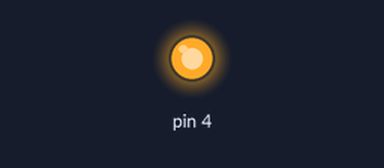
Bench run of a sketch on a simulated Arduino Uno, built with avr-gcc and run on an emulated ATmega328P. Shown: output pins drawn as LEDs (lit = HIGH).

Above: at 1.5 s.
At 4.87 s:
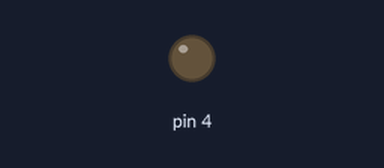
Timing chart, 0 to 5.2 s (numbered marks = the images above):
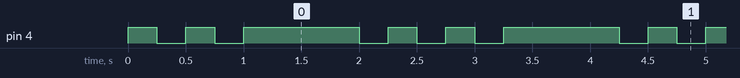

The sketch:

sketch_may10a.ino
```cpp
#include <morse.h>

Morse morse(4);

void setup() {
  // put your setup code here, to run once:

}

void loop() {
  // put your main code here, to run repeatedly:
morse.dot(); morse.dot(); morse.dash();
}
```

Measured:
- by itself, pin 4: repeats every 2.3 s: LOW 0.25 s, HIGH 0.25 s, LOW 0.25 s, HIGH 1.0 s, LOW 0.25 s, HIGH 0.25 s
- by itself, everything shown: repeats every 2.3 s, in 6 steps
